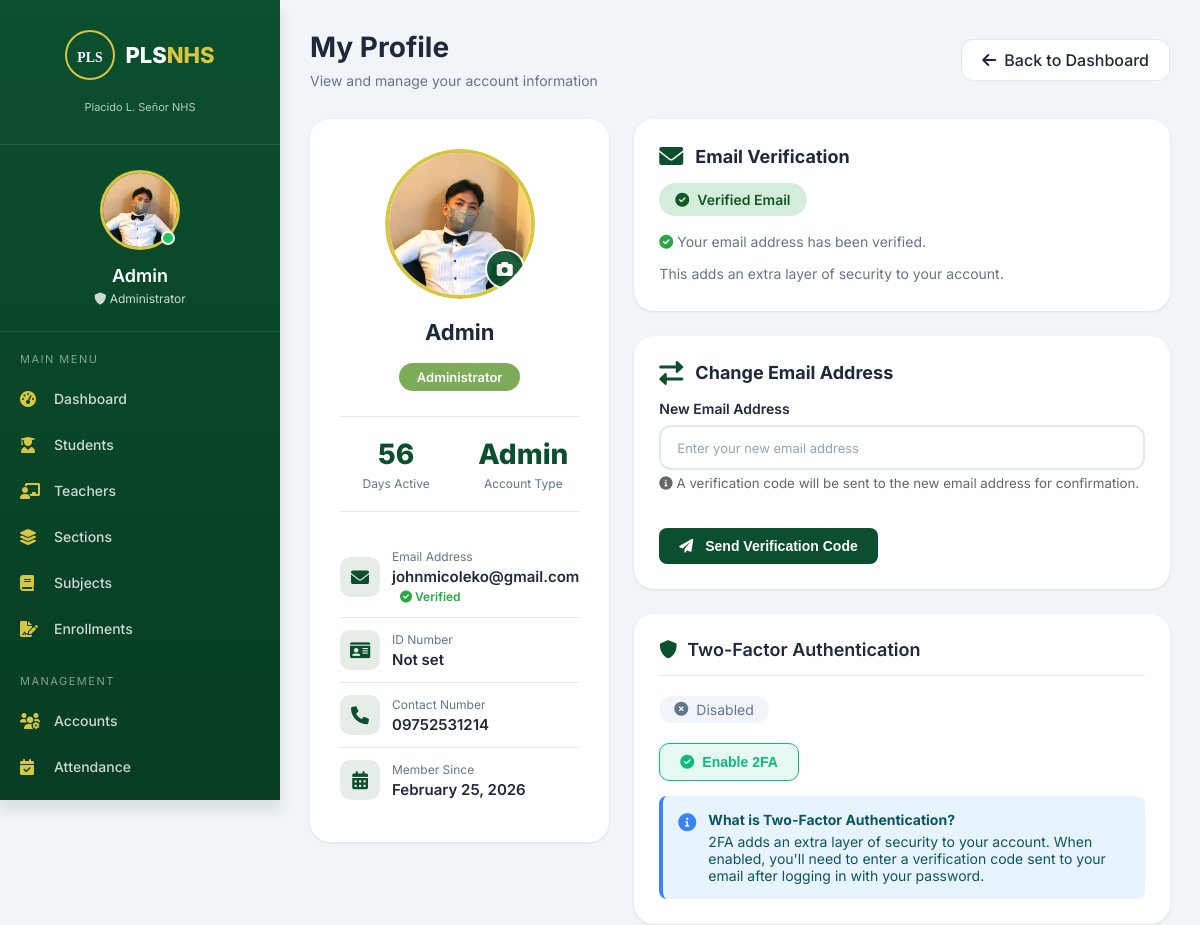
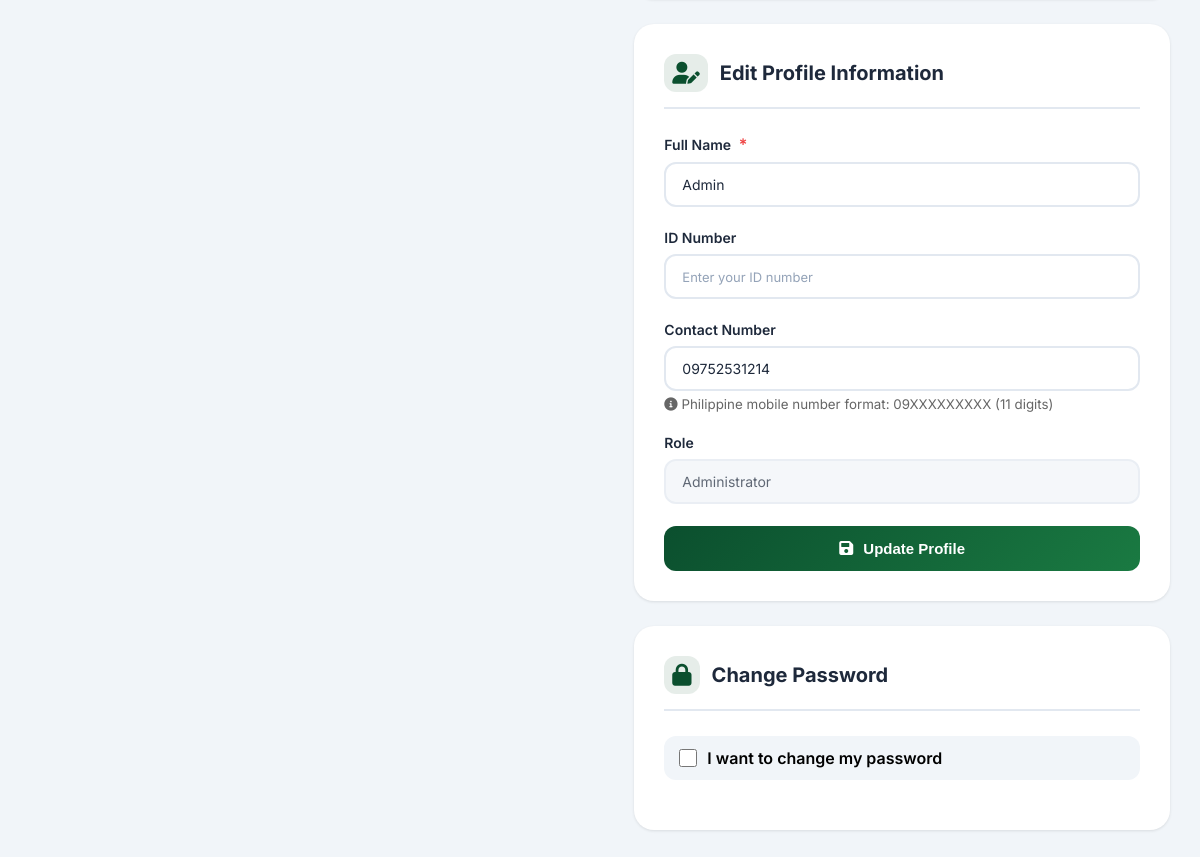
The app's page /admin/profile.php (signed in) with its own data (2 pictures, top to bottom).
### tables this page shows
CREATE TABLE `users` (
  `id` int(11) NOT NULL,
  `id_number` varchar(50) DEFAULT NULL,
  `firstname` varchar(100) DEFAULT NULL,
  `middlename` varchar(50) DEFAULT NULL,
  `lastname` varchar(100) DEFAULT NULL,
  `birthdate` date DEFAULT NULL,
  `gender` enum('Male','Female','Other') DEFAULT NULL,
  `fullname` varchar(100) DEFAULT NULL,
  `email` varchar(100) DEFAULT NULL,
  `phone` varchar(20) DEFAULT NULL,
  `password` varchar(255) DEFAULT NULL,
  `role` enum('Admin','Registrar','Teacher','Student') DEFAULT NULL,
  `status` enum('pending','approved','rejected') NOT NULL DEFAULT 'pending',
  `two_factor_enabled` tinyint(1) NOT NULL DEFAULT 0,
  `two_factor_last_used` timestamp NULL DEFAULT NULL,
  `two_factor_verified` tinyint(1) NOT NULL DEFAULT 0,
  `last_password_change` timestamp NULL DEFAULT NULL,
  `approved_by` int(11) DEFAULT NULL,
  `approved_at` timestamp NULL DEFAULT NULL,
  `rejection_reason` text DEFAULT NULL,
  `created_at` timestamp NOT NULL DEFAULT current_timestamp(),
  `profile_picture` varchar(255) DEFAULT NULL,
  `verification_code` varchar(10) DEFAULT NULL,
  `verification_expires` datetime DEFAULT NULL,
  `email_verified` tinyint(1) DEFAULT 0,
  `reset_code` varchar(10) DEFAULT NULL,
  `reset_code_expires` datetime DEFAULT NULL,
  `pending_email` varchar(255) DEFAULT NULL,
  `pending_email_code` varchar(10) DEFAULT NULL,
  `pending_email_expires` datetime DEFAULT NULL
);

### admin/profile.php (the view, shortened to what the rows shown need)
<?php
include("../config/database.php");
$admin_id = $_SESSION['user']['id'];
$query = "SELECT * FROM users WHERE id = ? AND role = 'Admin'";
$stmt = $conn->prepare($query);
$stmt->execute([$admin_id]);
$admin = $stmt->fetch(PDO::FETCH_ASSOC);
$account_created = $admin['created_at'];
$profile_picture = $admin['profile_picture'] ?? null;
$email_verified = $admin['email_verified'] ?? 0;
$current_email = $admin['email'];
$phone_number = $admin['phone'] ?? null;
?>
<!DOCTYPE html>
<html lang="en">
<head>
    <link rel="stylesheet" href="https://cdnjs.cloudflare.com/ajax/libs/font-awesome/6.0.0/css/all.min.css">
    <link rel="stylesheet" href="css/base.css">
    <link rel="stylesheet" href="css/profile.css">
</head>
<body>
    <div class="app-container">
        <main class="main-content">
            <div class="page-header">
                <div>
                    <h1>My Profile</h1>
                </div>
            </div>
            <div class="profile-grid">
                <div>
                    <div class="profile-card">
                        <div class="profile-avatar-large" onclick="openImageModal()">
                            <?php if($profile_picture && file_exists("../" . $profile_picture)): ?>
                                <img src="../<?php echo $profile_picture; ?>?t=<?php echo time(); ?>" alt="Profile Picture">
                            <?php else: ?>
                                <div class="avatar-initial">
                                    <?php echo strtoupper(substr($admin['fullname'], 0, 1)); ?>
                                </div>
                            <?php endif; ?>
                            <div class="avatar-overlay">
                                <i class="fas fa-camera"></i>
                            </div>
                        </div>
                        <h2 class="profile-name"><?php echo htmlspecialchars($admin['fullname']); ?></h2>
                        <div style="text-align: center;">
                            <span class="profile-role">Administrator</span>
                        </div>
                        <div class="profile-stats">
                            <div class="stat-item">
                                <div class="stat-number">
                                    <?php
                                    $days = floor((time() - strtotime($account_created)) / (60 * 60 * 24));
                                    echo $days;
                                    ?>
                                </div>
                                <div class="stat-label">Days Active</div>
                            </div>
                            <div class="stat-item">
                            </div>
                        </div>
                        <div class="profile-info-item">
                            <div class="info-icon"><i class="fas fa-envelope"></i></div>
                            <div class="info-content">
                                <div class="info-label">Email Address</div>
                                <div class="info-value">
                                    <?php echo htmlspecialchars($current_email); ?>
                                    <?php if($email_verified == 1): ?>
                                        <span class="verified-badge"><i class="fas fa-check-circle"></i> Verified</span>
                                    <?php else: ?>
                                        <span class="unverified-badge"><i class="fas fa-times-circle"></i> Unverified</span>
                                    <?php endif; ?>
                                </div>
                            </div>
                        </div>
                        <div class="profile-info-item">
                            <div class="info-icon"><i class="fas fa-id-card"></i></div>
                            <div class="info-content">
                                <div class="info-label">ID Number</div>
                                <div class="info-value"><?php echo $admin['id_number'] ?? 'Not set'; ?></div>
                            </div>
                        </div>
                        <div class="profile-info-item">
                            <div class="info-icon"><i class="fas fa-phone"></i></div>
                            <div class="info-content">
                                <div class="info-label">Contact Number</div>
                                <div class="info-value"><?php echo $phone_number ?: 'Not set'; ?></div>
                            </div>
                        </div>
                        <div class="profile-info-item">
                            <div class="info-icon"><i class="fas fa-calendar-alt"></i></div>
                            <div class="info-content">
                                <div class="info-label">Member Since</div>
                                <div class="info-value"><?php echo date('F d, Y', strtotime($account_created)); ?></div>
                            </div>
                        </div>
                    </div>
                </div>
                <div>
                    <div class="form-card">
                        <form method="POST" action="">
                            <div class="form-group">
                                <label>Full Name <span>*</span></label>
                                <input type="text" name="fullname" value="<?php echo htmlspecialchars($admin['fullname']); ?>" required>
                            </div>
                            <div class="form-group">
                                <label>Contact Number</label>
                                <input type="tel" name="phone" value="<?php echo htmlspecialchars($phone_number ?? ''); ?>" placeholder="09XXXXXXXXX">
                                <small style="color: #666; display: block; margin-top: 5px;">
                                    <i class="fas fa-info-circle"></i> Philippine mobile number format: 09XXXXXXXXX (11 digits)
                                </small>
                            </div>
                        </form>
                    </div>
                </div>
            </div>
        </main>
    </div>
</body>
</html>

### records on screen
users: profile_picture (picture), fullname "Admin", created_at "56", email "johnmicoleko@gmail.com", id_number "Not set", phone "09752531214", created_at "February 25, 2026"

### other values on screen
explode(' ', $admin_name)[0] "Admin"
